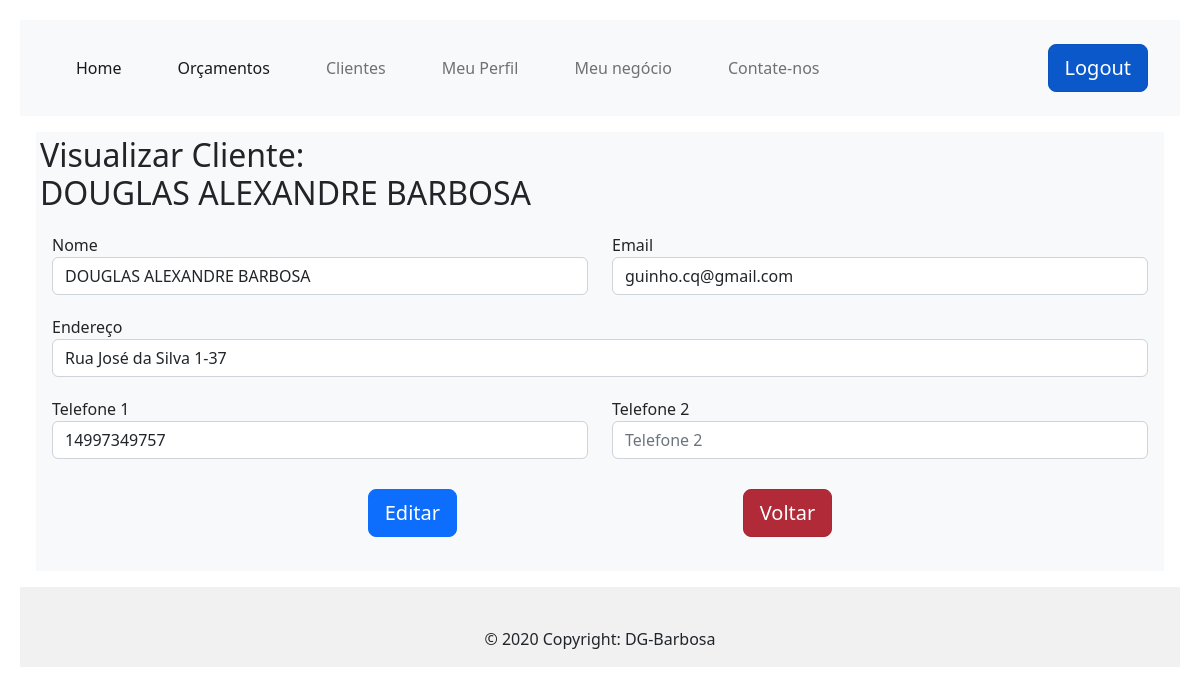
The page /viewClient/2 (signed in) on the database as committed earlier.
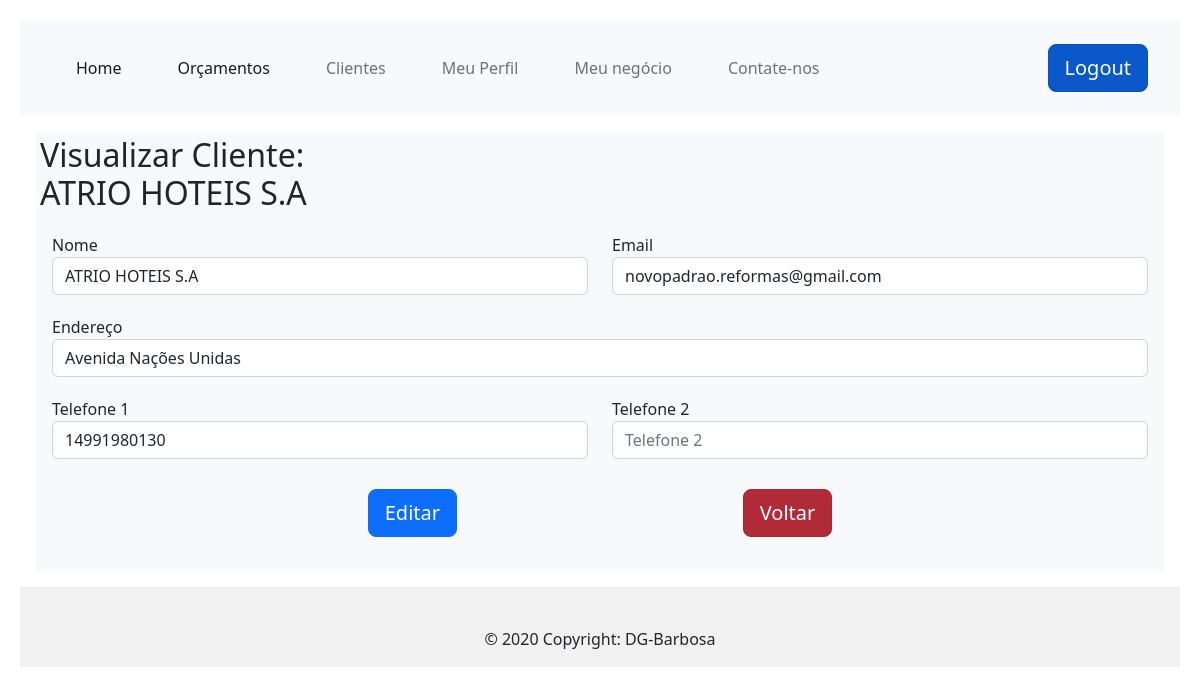
The same page on the database as committed later.
### app/models/tables.py (models this page shows, shortened)
class Clients(db.Model):
    _tablename__ = "clients"
    id = db.Column(db.Integer, primary_key=True, autoincrement=True)
    name = db.Column(db.String(150))
    email = db.Column(db.String, unique=True)
    address = db.Column(db.String)
    phone = db.Column(db.String)
    phone2 = db.Column(db.String)
    pedidos = db.relationship('Orcaments', backref='clients', lazy=True)

### app/controllers/default.py (the view)
@app.route('/viewClient/<int:id>', methods=['GET'])
def view(id):
    client = Clients.query.filter_by(id=id).first_or_404()
    return render_template('viewClient.html', client=client)

### app/controllers/default.py (called while the page is built)
@lm.user_loader
def load_user(id):
    return User.query.filter_by(id=id).first()

### app/models/tables.py (called while the page is built)
    @property
    def is_authenticated(self):
        return True

### app/templates/viewClient.html
{% extends "base.html" %}
{% block conteudo %}
<div class="position-relative overflow-hidden p-3 p-md-1 m-md-3 bg-light">
    <h2>Visualizar Cliente: <br> {{ client.name }}</h2>
    <form action="/view/{{ client.id }}" class="container" method="GET">
        <div class=" row" style="margin-top: 20px; margin-bottom: 0px">
            <div class="col">
                <label for="">Nome</label>
                <input type="text" id="nome" name="nome" class="form-control" placeholder="Nome"
                    value="{{ client.name }}">
            </div>
            <div class="col">
                <label for="">Email</label>
                <input type="text" name="email" id="email" class="form-control" placeholder="exemplo@email.com"
                    value="{{ client.email }}">
            </div>
        </div>
        <div class="row" style="margin-top: 20px;">
            <div class="col">
                <label for="">Endereço</label>
                <input type="text" class="form-control" id="endereco" name="endereco" placeholder="Endereço"
                    value="{{ client.address }}">
            </div>
        </div>
        <div class="row" style="margin-top: 20px;">
            <div class="col">
                <label for="">Telefone 1</label>
                <input type="tel" class="form-control" placeholder="Telefone 1" id="telefone" name="telefone"
                    value="{{ client.phone }}">
            </div>
            <div class="col">
                <label for="">Telefone 2</label>
                <input type="tel" class="form-control" placeholder="Telefone 2" id="telefone2" name="telefone2"
                    value="{{ client.phone2 }}">
            </div>
        </div>
        <div class="buttons" style="display: flex; justify-content: space-evenly; margin: 30px;">
            <a href="/edit/{{ client.id }}">
                <input type="button" class="btn btn-primary btn-lg"  value="Editar">
            </a>
            <input type="reset" class="btn btn-danger btn-lg active" name="voltar" onclick="history.back()" value="Voltar">
        </div>
    </form>
    {% endblock conteudo %}

Rows that differ between the two databases and show on the page:
changed Clients: name "DOUGLAS ALEXANDRE BARBOSA" → "ATRIO HOTEIS S.A"; nome "DOUGLAS ALEXANDRE BARBOSA" → "ATRIO HOTEIS S.A"; email "guinho.cq@gmail.com" → "novopadrao.reformas@gmail.com"; endereco "Rua José da Silva 1-37" → "Avenida Nações Unidas"; telefone "14997349757" → "14991980130"
